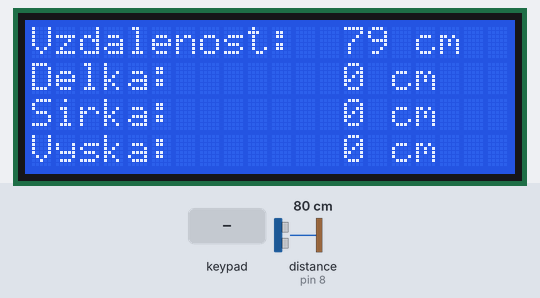
The sketch below on a simulated Arduino Uno, built with avr-gcc and run on an emulated ATmega328P. On the bench: 20×4 character LCD. Wiring (inferred from the names in the program): ultrasonic range finder: trigger pin 9; echo pin 8. The test bench sets the inputs (shaded band); at power-on: distance to the obstacle (sensor on pin 8) 80 cm. The echo pulse lasts 58.3 µs per cm.

Above: at 1.2 s.
1.3 s: key '4' pressed
At 2.1 s:
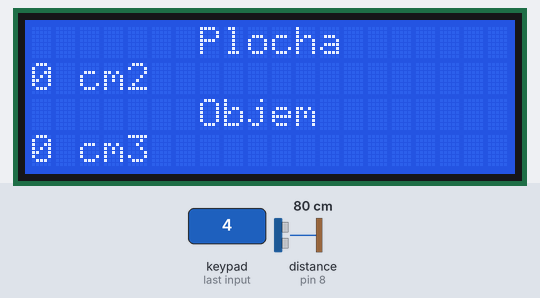
2.9 s: keypad keys 1 2 pressed 0.4 s apart
At 3.8 s:
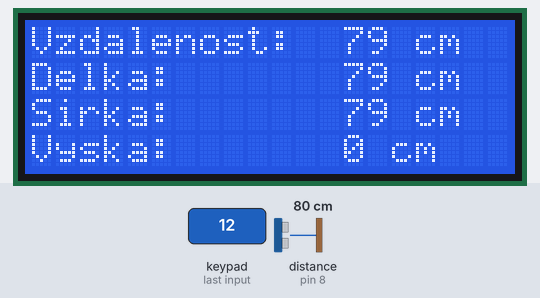
5.2 s: distance to the obstacle (sensor on pin 8) set to 250 cm
At 7.4 s:
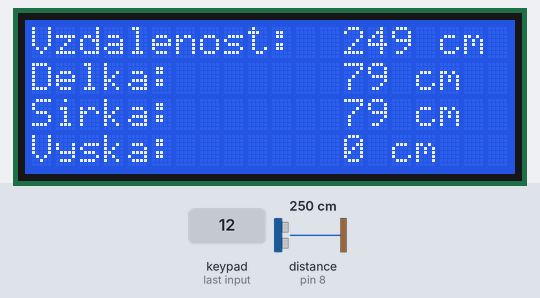
8.2 s: distance to the obstacle (sensor on pin 8) set to 2 cm
At 9.6 s:
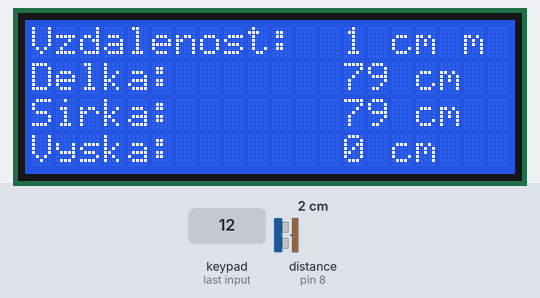
10.8 s: distance to the obstacle (sensor on pin 8) set to 97 cm
At 12.4 s:
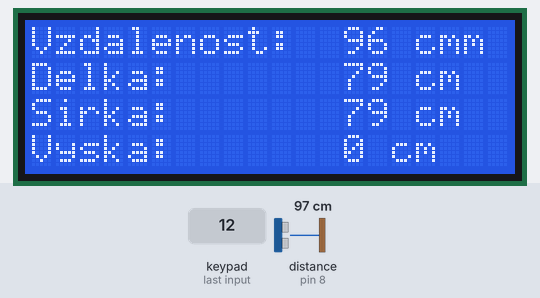
12.6 s: distance to the obstacle (sensor on pin 8) set to 105 cm
At 14.2 s:
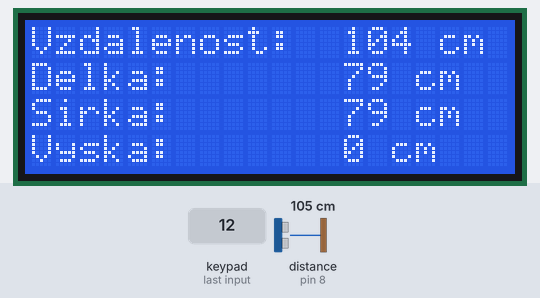
Timing chart, 0 to 15.7 s (numbered marks = the images above; inputs shaded):
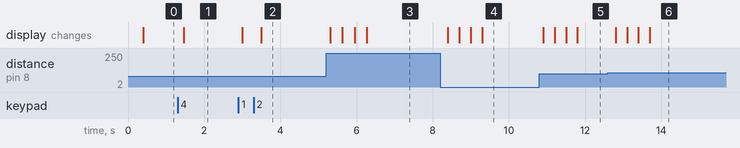

Measured:
- the behaviour switches between 100 and 101 cm on distance to the obstacle (sensor on pin 8) (found by bisection; images 5 and 6)
- after the input at 1.3 s, the display: changes after 0.16 s (image 1)
- after the input at 2.9 s, the display: first changes after 0.10 s (image 2 shows a later state)
- after the input at 5.2 s, the display: first changes after 0.11 s (image 3 shows a later state)
- after the input at 8.2 s, the display: first changes after 0.19 s (image 4 shows a later state)
- after the input at 10.8 s, the display: first changes after 0.10 s (image 5 shows a later state)
- after the input at 12.6 s, the display: first changes after 0.20 s (image 6 shows a later state)

The sketch:

MerizUltrazvuku.ino
```cpp
#include <Wire.h>
#include <LiquidCrystal_I2C.h> //knihovna na display
#include <Keypad.h> //knihovna na klávesnici

// LCD na I2C adrese 0x27, velikost 20 sloupců × 4 řádky
LiquidCrystal_I2C lcd(0x27, 20, 4);


// pin pro vyslání ultrazvukového pulzu
const int trigPin = 9;

// pin pro příjem odraženého signálu
const int echoPin = 8;

// rozměr klávesnice (2×2 matice)
const byte ROWS = 2;
const byte COLS = 2;

// mapa znaků klávesnice (co vrací jednotlivé klávesy)
char keys[ROWS][COLS] = {
  {'1','2'},
  {'3','4'}
};

byte rowPins[ROWS] = {2, 3};
// Arduino piny připojené na řádky klávesnice

byte colPins[COLS] = {4, 5};
// Arduino piny připojené na sloupce klávesnice

Keypad keypad = Keypad(makeKeymap(keys), rowPins, colPins, ROWS, COLS);
// vytvoření objektu klávesnice: mapování znaků, zapojení pinů, velikost matice

unsigned long lastMeasure = 0;

// buffer pro průměr
int last10[10];          // pole posledních 10 měření
byte index10 = 0;        // aktuální pozice v bufferu
bool filled = false;     // jestli už je buffer plný

// uložené rozměry
int delka = 0;
int sirka = 0;
int vyska = 0;

int avg = 0;             // vypočtený průměr
bool showCalc = false;   // přepínač obrazovek

void setup() {
  lcd.init();
  lcd.backlight();
  lcd.clear();

  pinMode(trigPin, OUTPUT);
  pinMode(echoPin, INPUT);
}

void loop() {

  // ----- MĚŘENÍ -----
  if (!showCalc && millis() - lastMeasure >= 100) {  // měření každých 100 ms
    lastMeasure = millis();

    // vyslání ultrazvukového pulzu
    digitalWrite(trigPin, LOW);
    delayMicroseconds(3);
    digitalWrite(trigPin, HIGH);
    delayMicroseconds(10);
    digitalWrite(trigPin, LOW);

    long duration = pulseIn(echoPin, HIGH, 25000);   // čekání na echo
    int distance = duration * 0.01715;               // převod času na cm

    // buffer
    if (duration != 0) {  // ignorujeme neplatná měření
      last10[index10] = distance;
      index10++;

      if (index10 >= 10) {

        index10 = 0;
        filled = true;
      }

      long sum = 0;
      int count = filled ? 10 : index10;  // kolik hodnot počítat
      for (int i = 0; i < count; i++) sum += last10[i];

      avg = sum / count;  // výpočet průměru
    }

    showMeasureScreen();
  }

  // ----- KLÁVESNICE -----
  char key = keypad.getKey(); //rozpozná že uživatel zmáčknul tlačítko
  if (key) {
    showCalc = false;  // návrat na měření při stisku libovolné klávesy

    if (key == '1') delka = avg;  // uloží aktuální průměr
    if (key == '2') sirka = avg;
    if (key == '3') vyska = avg;

    if (key == '4') {
      showCalc = true;
      showCalcScreen();
    }
  }
}

void showMeasureScreen() {
  lcd.setCursor(0, 0); //nultý řádek na nulté pozici
  lcd.print("Vzdalenost:       "); //vypíše
  lcd.setCursor(13, 0);
  lcd.print(avg);
  lcd.print(" cm");

  lcd.setCursor(0, 1);
  lcd.print("Delka:            ");
  lcd.setCursor(13, 1);
  lcd.print(delka);
  lcd.print(" cm");

  lcd.setCursor(0, 2);
  lcd.print("Sirka:            ");
  lcd.setCursor(13, 2);
  lcd.print(sirka);
  lcd.print(" cm");

  lcd.setCursor(0, 3);
  lcd.print("Vyska:            ");
  lcd.setCursor(13, 3);
  lcd.print(vyska);
  lcd.print(" cm");
}

void showCalcScreen() {
  lcd.clear();

  // ----- PLOCHA -----
  String plocha = String((long)delka * sirka);  // přetypování kvůli přetečení
  int length = String(plocha).length();         // délka čísla

  lcd.setCursor(7, 0);
  lcd.print("Plocha");

  // převod jednotek podle velikosti čísla
  if(length <= 3){
    plocha = plocha + " cm2";
  }
  else if(length <= 5){
    plocha = plocha.substring(0, length-3) + "." + plocha.substring(length-3) + " dm2";
  }
  else if(length <= 7){
    plocha = plocha.substring(0, length-5) + "." + plocha.substring(length-5) + " m2";
  }

  lcd.setCursor(0, 1);
  lcd.print("                    ");
  lcd.setCursor(0, 1);
  lcd.print(plocha);

  // ----- OBJEM -----
  String objem = String((long)delka * sirka * vyska);
  length = String(objem).length();

  lcd.setCursor(7, 2);
  lcd.print("Objem");

  // převod jednotek podle velikosti čísla
  if(length <= 3){
    objem = objem + " cm3";
  }
  else if(length <= 6){
    objem = objem.substring(0, length-3) + "." + objem.substring(length-3) + " dm3";
  }
  else if(length <= 8){
    objem = objem.substring(0, length-5) + "." + objem.substring(length-5) + " m3";
  }

  lcd.setCursor(0, 3);
  lcd.print("                    ");
  lcd.setCursor(0, 3);
  lcd.print(objem);
}
```
